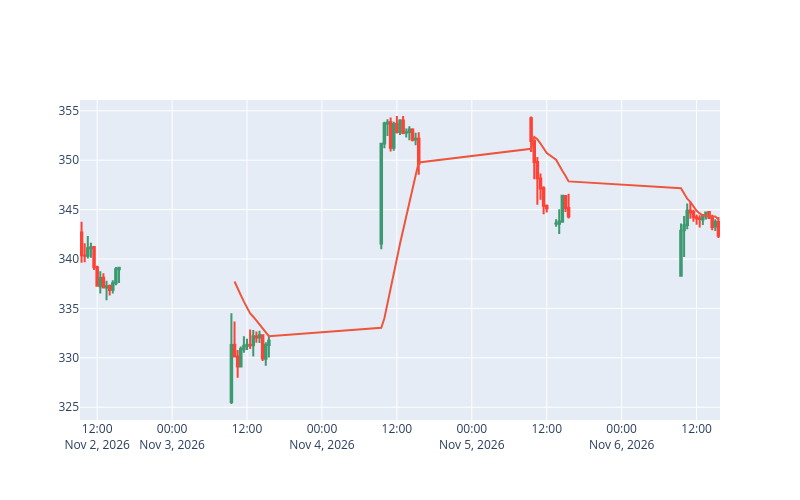

Notebook code cell kept with this figure:
### Code cell
import plotly.graph_objects as go

import pandas as pd
from datetime import datetime



fig = go.Figure(data=[go.Candlestick(x=df_twtr.index,
                open=df_twtr['Open'],
                high=df_twtr['High'],
                low=df_twtr['Low'],
                close=df_twtr['Close'])
                     , go.Scatter(x=df_twtr.index, y = df_twtr["Close"].rolling(15).mean())])



fig.update_layout(xaxis_rangeslider_visible=False)

fig.update_layout(
    autosize=False,
    width=800,
    height=500,
    showlegend=False)
fig.show()
